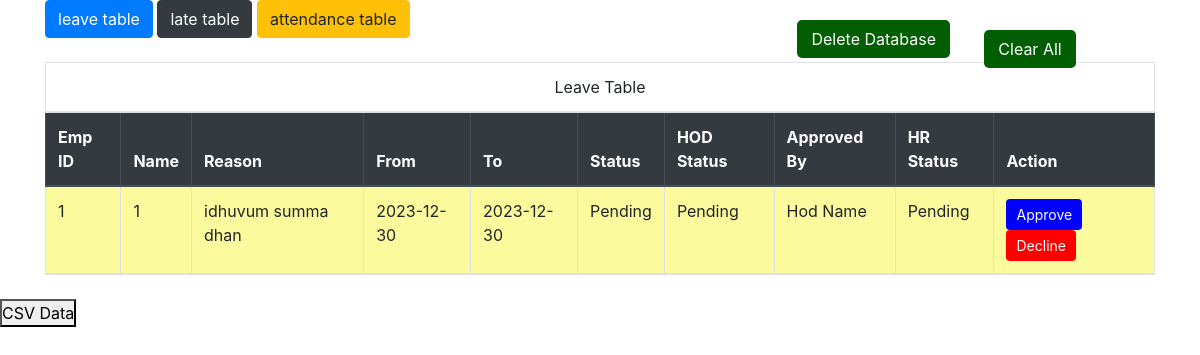
/request_disp, run on an earlier commit of the app's database.
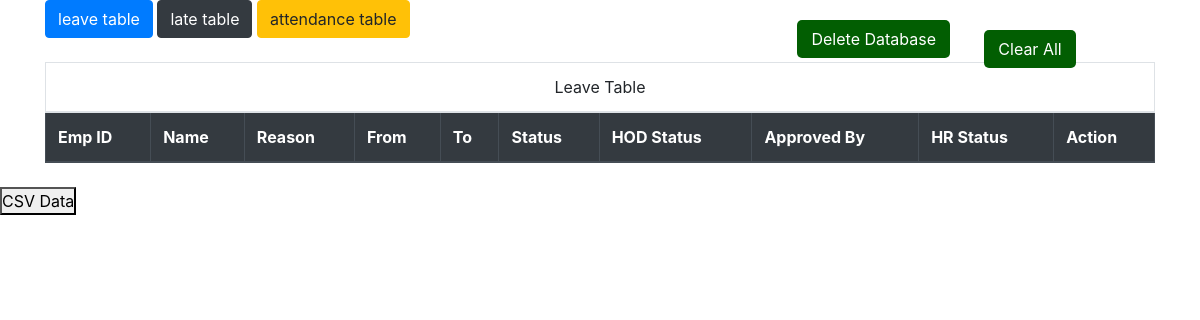
And on a later commit of the database.
### app/models.py (models this page shows)
class leave(db.Model, UserMixin):
    id = db.Column(db.Integer, primary_key=True)
    emp_id = db.Column(db.Integer)
    emp_name = db.Column(db.String(150), nullable=False)
    reason = db.Column(db.String(150), nullable=False)
    from_date = db.Column(db.String(150), nullable=False)
    to_date = db.Column(db.String(150), nullable=False)
    status = db.Column(db.String(150), default='Pending')
    hod_approval = db.Column(db.String(150), default='Pending')
    approved_by = db.Column(db.String(150), default='Pending')
    hr_approval = db.Column(db.String(150), default='Pending')
    date = db.Column(db.DateTime(timezone=True), default=func.now())

### app/views.py (the view)
@views.route('/request_disp')
def request_disp():
    late_permission=late.query.order_by(late.date).all()
    leave_permission=leave.query.order_by(leave.date).all()
    return render_template('request_disp.html',late_permission=late_permission,leave_permission=leave_permission)

### app/templates/request_disp.html (shortened to what this page needs)
<!DOCTYPE html>
<html lang="en">
<head>
    <link rel="stylesheet" href="https://maxcdn.bootstrapcdn.com/bootstrap/4.5.2/css/bootstrap.min.css">
    <link rel="stylesheet" href="static/css/notify.css">
    <link rel="stylesheet" href="static/css/late_disp.css">
</head>
<body>
    <form action='/del_db' method='post'>
        <button type='submit' style="right:250px; top:20px; padding: 7px 14px;border-radius: 5px;border: none;background: #025e02;color: #ffffff;cursor: pointer;position: fixed;text-transform: capitalize;"> Delete Database </button>
    </form>
    <div class="container">
        <div class="sidemenu">
            <ul class="sidemenuList">
                <li class="btn btn-primary btnlist leave">
                    leave table
                </li>
                <li class="btn btn-dark btnlist late">
                    late table
                </li>
                <li class="btn btn-warning btnlist attendance">
                    attendance table
                </li>
            </ul>
        </div>
        <div class="notifyContainer">
            <div class="options">
                <button class="clear">clear All</button>
            </div>
        </div>
    </div>
    <div class="container mt-4">
        <table class="table table-striped table-bordered leavetable"  id='leave_table'>
            <thead class="thead-dark">
                <tr>
                    <td colspan='10' style='text-align: center; text-transform: capitalize;'>Leave Table</td>
                </tr>
                <tr>
                    <th>Emp ID</th>
                    <th>Name</th>
                    <th>Reason</th>
                    <th>From</th>
                    <th>To</th>
                    <th>Status</th>
                    <th>HOD Status</th>
                    <th>Approved By</th>
                    <th>HR Status</th>
                    <th>Action</th>
                </tr>
                {% for leave_permission in leave_permission %}
                    <tr style="background-color: #fbfb9d;">
                        <td>{{leave_permission.emp_id}}</td>
                        <td>{{leave_permission.emp_name}}</td>
                        <td>{{leave_permission.reason}}</td>
                        <td>{{leave_permission.from_date}}</td>
                        <td>{{leave_permission.to_date}}</td>
                        <td class="status">{{leave_permission.status}}</td>
                        <td>{{leave_permission.hod_approval}}</td>
                        <td>{{leave_permission.approved_by}}</td>
                        <td>{{leave_permission.hr_approval}}</td>
                        <td><button class="btn btn-sm btn-primary leavetable" name='approve' onclick="Leave_Approve({{leave_permission.emp_id}})" id='approve'>Approve</button>
                        <button class="btn btn-sm btn-danger leavetable" name='decline' onclick="Leave_Decline({{leave_permission.emp_id}})" id='decline'>Decline</button></td>
                    </tr>
                {% endfor %}
            </thead>
        </table>
    </div>
    <form action='/upload_csv_page' method='post'>
        <button type='submit'> CSV Data </button>
    </form>
</body>
</html>

### app/static/css/notify.css (style rules this page uses)
* { margin: 0; padding: 0; box-sizing: border-box; }
.notifyContainer { position: fixed; right: 20px; top: 20px; width: 300px; min-height: 0px; max-height: 95vh; border-radius: 5px; display: flex; flex-direction: column; gap: 10px; justify-content: center; padding: 10px; overflow-y: scroll; overflow-x: hidden; transition: all .5s; scroll-behavior: auto; }
.options { width: 100%; display: flex; justify-content: center; }
.clear { padding: 7px 14px; border-radius: 5px; border: none; background: #025e02; color: #ffffff; cursor: pointer; position: fixed; text-transform: capitalize; }

### app/static/css/late_disp.css (style rules this page uses)
table { width: 100%; border-collapse: collapse; border-spacing: 0; }
th { background-color: #f2f2f2; padding: 10px; text-align: left; border-bottom: 1px solid #ddd; }
tr { border-bottom: 1px solid #ddd; }
tr:nth-child(even) { background-color: #f2f2f2; }
td { padding: 10px; }

What changed in the data, as far as the page shows it:
removed leave: emp_id "1", emp_name "1", reason "idhuvum summa dhan", from_date "2023-12-30", to_date "2023-12-30", status "Pending", hod_approval "Pending", approved_by "Hod Name", hr_approval "Pending"
